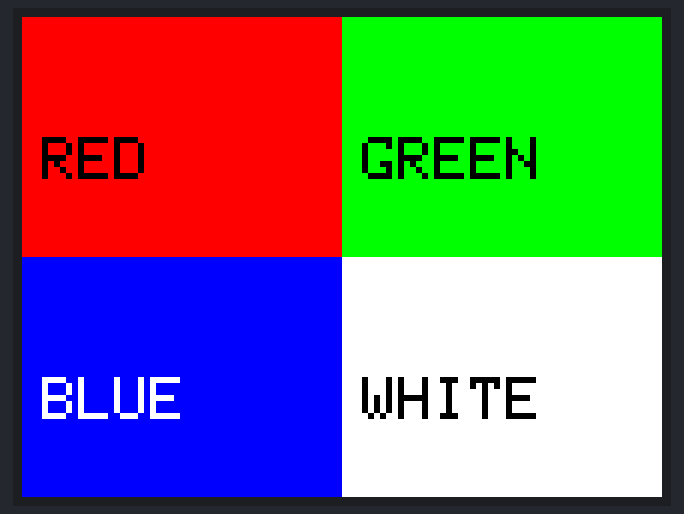
This program was run on a simulated ESP32. On the bench: 320×240 colour display. What the program prints to the serial monitor is not drawn.

Above: at 0.6 s.

The program:

main.cpp
```cpp
// Color confirmation: four labeled swatches. Each says its intended color in
// black text. If the label matches the swatch color, color order/inversion is correct.
#include <TFT_eSPI.h>

TFT_eSPI tft = TFT_eSPI();

void setup() {
  Serial.begin(115200);
  delay(200);
  pinMode(TFT_BL, OUTPUT);
  digitalWrite(TFT_BL, HIGH);

  tft.init();
  tft.setRotation(1);
  int w = tft.width(), h = tft.height();
  Serial.printf("[colortest] %dx%d\n", w, h);

  tft.fillScreen(TFT_BLACK);
  tft.setTextColor(TFT_BLACK);
  tft.setTextSize(3);

  int bw = w / 2, bh = h / 2;
  // top-left RED, top-right GREEN, bottom-left BLUE, bottom-right WHITE
  tft.fillRect(0,    0,    bw, bh, TFT_RED);    tft.setCursor(10,    bh/2);   tft.print("RED");
  tft.fillRect(bw,   0,    bw, bh, TFT_GREEN);  tft.setCursor(bw+10, bh/2);   tft.print("GREEN");
  tft.fillRect(0,    bh,   bw, bh, TFT_BLUE);   tft.setTextColor(TFT_WHITE); tft.setCursor(10,    bh+bh/2); tft.print("BLUE");
  tft.fillRect(bw,   bh,   bw, bh, TFT_WHITE);  tft.setTextColor(TFT_BLACK); tft.setCursor(bw+10, bh+bh/2); tft.print("WHITE");

  Serial.println("[colortest] drawn");
}

void loop() { delay(1000); }
```
